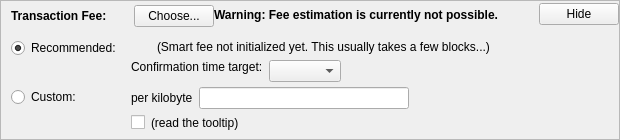
            <widget class="QFrame" name="frameFee">
              <property name="sizePolicy">
                <sizepolicy hsizetype="Expanding" vsizetype="Fixed">
                  <horstretch>0</horstretch>
                  <verstretch>0</verstretch>
                </sizepolicy>
              </property>
              <property name="maximumSize">
                <size>
                  <width>16777215</width>
                  <height>16777215</height>
                </size>
              </property>
              <property name="frameShape">
                <enum>QFrame::StyledPanel</enum>
              </property>
              <property name="frameShadow">
                <enum>QFrame::Sunken</enum>
              </property>
              <layout class="QVBoxLayout" name="verticalLayoutFee1">
                <property name="spacing">
                  <number>0</number>
                </property>
                <property name="leftMargin">
                  <number>0</number>
                </property>
                <property name="topMargin">
                  <number>0</number>
                </property>
                <property name="rightMargin">
                  <number>0</number>
                </property>
                <property name="bottomMargin">
                  <number>0</number>
                </property>
                <item>
                  <layout class="QVBoxLayout" name="verticalLayoutFee2" stretch="0,0,0">
                    <property name="spacing">
                      <number>0</number>
                    </property>
                    <property name="leftMargin">
                      <number>10</number>
                    </property>
                    <property name="topMargin">
                      <number>0</number>
                    </property>
                    <item>
                      <layout class="QHBoxLayout" name="horizontalLayoutFee1">
                        <property name="bottomMargin">
                          <number>0</number>
                        </property>
                        <item>
                          <layout class="QVBoxLayout" name="verticalLayoutFee7">
                            <property name="spacing">
                              <number>0</number>
                            </property>
                            <item>
                              <spacer name="verticalSpacerSmartFee">
                                <property name="orientation">
                                  <enum>Qt::Vertical</enum>
                                </property>
                                <property name="sizeType">
                                  <enum>QSizePolicy::Fixed</enum>
                                </property>
                                <property name="sizeHint" stdset="0">
                                  <size>
                                    <width>1</width>
                                    <height>4</height>
                                  </size>
                                </property>
                              </spacer>
                            </item>
                            <item>
                              <layout class="QHBoxLayout" name="horizontalLayoutSmartFee">
                                <property name="spacing">
                                  <number>10</number>
                                </property>
                                <item>
                                  <widget class="QLabel" name="labelFeeHeadline">
                                    <property name="sizePolicy">
                                      <sizepolicy hsizetype="Preferred" vsizetype="Maximum">
                                        <horstretch>0</horstretch>
                                        <verstretch>0</verstretch>
                                      </sizepolicy>
                                    </property>
                                    <property name="font">
                                      <font>
                                        <weight>75</weight>
                                        <bold>true</bold>
                                      </font>
                                    </property>
                                    <property name="styleSheet">
                                      <string notr="true">font-weight:bold;</string>
                                    </property>
                                    <property name="text">
                                      <string>Transaction Fee:</string>
                                    </property>
                                  </widget>
                                </item>
                                <item>
                                  <widget class="QLabel" name="labelFeeMinimized">
                                    <property name="text">
                                      <string/>
                                    </property>
                                  </widget>
                                </item>
                                <item>
                                  <widget class="QPushButton" name="buttonChooseFee">
                                    <property name="text">
                                      <string>Choose...</string>
                                    </property>
                                  </widget>
                                </item>
                              </layout>
                            </item>
                            <item>
                              <spacer name="verticalSpacer_5">
                                <property name="orientation">
                                  <enum>Qt::Vertical</enum>
                                </property>
                                <property name="sizeHint" stdset="0">
                                  <size>
                                    <width>1</width>
                                    <height>1</height>
                                  </size>
                                </property>
                              </spacer>
                            </item>
                          </layout>
                        </item>
                        <item>
                          <widget class="QLabel" name="fallbackFeeWarningLabel">
                            <property name="font">
                              <font>
                                <weight>75</weight>
                                <bold>true</bold>
                              </font>
                            </property>
                            <property name="toolTip">
                              <string>Using the fallbackfee can result in sending a transaction that will take several hours or days (or never) to confirm. Consider choosing your fee manually or wait until you have validated the complete chain.</string>
                            </property>
                            <property name="text">
                              <string>Warning: Fee estimation is currently not possible.</string>
                            </property>
                            <property name="wordWrap">
                              <bool>false</bool>
                            </property>
                          </widget>
                        </item>
                        <item>
                          <spacer name="horizontalSpacer_4">
                            <property name="orientation">
                              <enum>Qt::Horizontal</enum>
                            </property>
                            <property name="sizeType">
                              <enum>QSizePolicy::MinimumExpanding</enum>
                            </property>
                            <property name="sizeHint" stdset="0">
                              <size>
                                <width>40</width>
                                <height>20</height>
                              </size>
                            </property>
                          </spacer>
                        </item>
                        <item>
                          <widget class="QPushButton" name="buttonMinimizeFee">
                            <property name="toolTip">
                              <string>collapse fee-settings</string>
                            </property>
                            <property name="text">
                              <string>Hide</string>
                            </property>
                          </widget>
                        </item>
                      </layout>
                    </item>
                    <item>
                      <widget class="QFrame" name="frameFeeSelection">
                        <layout class="QVBoxLayout" name="verticalLayoutFee12">
                          <property name="spacing">
                            <number>0</number>
                          </property>
                          <property name="leftMargin">
                            <number>0</number>
                          </property>
                          <property name="topMargin">
                            <number>0</number>
                          </property>
                          <property name="rightMargin">
                            <number>0</number>
                          </property>
                          <property name="bottomMargin">
                            <number>0</number>
                          </property>
                          <item>
                            <layout class="QGridLayout" name="gridLayoutFee">
                              <property name="topMargin">
                                <number>10</number>
                              </property>
                              <property name="bottomMargin">
                                <number>4</number>
                              </property>
                              <property name="horizontalSpacing">
                                <number>10</number>
                              </property>
                              <property name="verticalSpacing">
                                <number>4</number>
                              </property>
                              <item row="1" column="1">
                                <layout class="QVBoxLayout" name="verticalLayoutFee8">
                                  <property name="spacing">
                                    <number>6</number>
                                  </property>
                                  <item>
                                    <layout class="QHBoxLayout" name="horizontalLayoutFee13">
                                      <item>
                                        <widget class="QLabel" name="labelCustomPerKilobyte">
                                          <property name="toolTip">
                                            <string>If the custom fee is set to 1000 satoshis and the transaction is only 250 bytes, then &quot;per kilobyte&quot; only pays 250 satoshis in fee, while &quot;total at least&quot; pays 1000 satoshis. For transactions bigger than a kilobyte both pay by kilobyte.</string>
                                          </property>
                                          <property name="text">
                                            <string>per kilobyte</string>
                                          </property>
                                        </widget>
                                      </item>
                                      <item>
                                        <widget class="BitcoinAmountField" name="customFee"/>
                                      </item>
                                      <item>
                                        <spacer name="horizontalSpacer_6">
                                          <property name="orientation">
                                            <enum>Qt::Horizontal</enum>
                                          </property>
                                          <property name="sizeHint" stdset="0">
                                            <size>
                                              <width>1</width>
                                              <height>1</height>
                                            </size>
                                          </property>
                                        </spacer>
                                      </item>
                                    </layout>
                                  </item>
                                  <item>
                                    <layout class="QHBoxLayout" name="horizontalLayoutFee8">
                                      <item>
                                        <widget class="QCheckBox" name="checkBoxMinimumFee">
                                          <property name="toolTip">
                                            <string>Paying only the minimum fee is just fine as long as there is less transaction volume than space in the blocks. But be aware that this can end up in a never confirming transaction once there is more demand for memeium transactions than the network can process.</string>
                                          </property>
                                          <property name="text">
                                            <string/>
                                          </property>
                                        </widget>
                                      </item>
                                      <item>
                                        <widget class="QLabel" name="labelMinFeeWarning">
                                          <property name="enabled">
                                            <bool>true</bool>
                                          </property>
                                          <property name="toolTip">
                                            <string>Paying only the minimum fee is just fine as long as there is less transaction volume than space in the blocks. But be aware that this can end up in a never confirming transaction once there is more demand for memeium transactions than the network can process.</string>
                                          </property>
                                          <property name="text">
                                            <string>(read the tooltip)</string>
                                          </property>
                                          <property name="margin">
                                            <number>5</number>
                                          </property>
                                        </widget>
                                      </item>
                                      <item>
                                        <spacer name="horizontalSpacer_2">
                                          <property name="orientation">
                                            <enum>Qt::Horizontal</enum>
                                          </property>
                                          <property name="sizeHint" stdset="0">
                                            <size>
                                              <width>1</width>
                                              <height>1</height>
                                            </size>
                                          </property>
                                        </spacer>
                                      </item>
                                    </layout>
                                  </item>
                                </layout>
                              </item>
                              <item row="0" column="0">
                                <layout class="QVBoxLayout" name="verticalLayoutFee4" stretch="0,1">
                                  <item>
                                    <widget class="QRadioButton" name="radioSmartFee">
                                      <property name="text">
                                        <string>Recommended:</string>
                                      </property>
                                      <property name="checked">
                                        <bool>true</bool>
                                      </property>
                                      <attribute name="buttonGroup">
                                        <string notr="true">groupFee</string>
                                      </attribute>
                                    </widget>
                                  </item>
                                  <item>
                                    <spacer name="verticalSpacer_2">
                                      <property name="orientation">
                                        <enum>Qt::Vertical</enum>
                                      </property>
                                      <property name="sizeHint" stdset="0">
                                        <size>
                                          <width>1</width>
                                          <height>1</height>
                                        </size>
                                      </property>
                                    </spacer>
                                  </item>
                                </layout>
                              </item>
                              <item row="1" column="0">
                                <layout class="QVBoxLayout" name="verticalLayoutFee9" stretch="0,1">
                                  <item>
                                    <widget class="QRadioButton" name="radioCustomFee">
                                      <property name="text">
                                        <string>Custom:</string>
                                      </property>
                                      <attribute name="buttonGroup">
                                        <string notr="true">groupFee</string>
                                      </attribute>
                                    </widget>
                                  </item>
                                  <item>
                                    <spacer name="verticalSpacer_6">
                                      <property name="orientation">
                                        <enum>Qt::Vertical</enum>
                                      </property>
                                      <property name="sizeHint" stdset="0">
                                        <size>
                                          <width>1</width>
                                          <height>1</height>
                                        </size>
                                      </property>
                                    </spacer>
                                  </item>
                                </layout>
                              </item>
                              <item row="0" column="1">
                                <layout class="QVBoxLayout" name="verticalLayoutFee3" stretch="0,0,1">
                                  <property name="spacing">
                                    <number>6</number>
                                  </property>
                                  <property name="topMargin">
                                    <number>2</number>
                                  </property>
                                  <item>
                                    <layout class="QHBoxLayout" name="horizontalLayoutFee12">
                                      <item>
                                        <widget class="QLabel" name="labelSmartFee">
                                          <property name="text">
                                            <string/>
                                          </property>
                                          <property name="margin">
                                            <number>2</number>
                                          </property>
                                        </widget>
                                      </item>
                                      <item>
                                        <widget class="QLabel" name="labelFeeEstimation">
                                          <property name="text">
                                            <string/>
                                          </property>
                                        </widget>
                                      </item>
                                      <item>
                                        <widget class="QLabel" name="labelSmartFee2">
                                          <property name="text">
                                            <string>(Smart fee not initialized yet. This usually takes a few blocks...)</string>
                                          </property>
                                          <property name="margin">
                                            <number>2</number>
                                          </property>
                                        </widget>
                                      </item>
                                      <item>
                                        <spacer name="horizontalSpacer_5">
                                          <property name="orientation">
                                            <enum>Qt::Horizontal</enum>
                                          </property>
                                          <property name="sizeHint" stdset="0">
                                            <size>
                                              <width>1</width>
                                              <height>1</height>
                                            </size>
                                          </property>
                                        </spacer>
                                      </item>
                                    </layout>
                                  </item>
                                  <item>
                                    <layout class="QHBoxLayout" name="horizontalLayoutFee9">
                                      <item>
                                        <layout class="QVBoxLayout" name="verticalLayoutFee6">
                                          <item>
                                            <widget class="QLabel" name="labelSmartFee3">
                                              <property name="text">
                                                <string>Confirmation time target:</string>
                                              </property>
                                              <property name="margin">
                                                <number>2</number>
                                              </property>
                                            </widget>
                                          </item>
                                          <item>
                                            <spacer name="verticalSpacer_3">
                                              <property name="orientation">
                                                <enum>Qt::Vertical</enum>
                                              </property>
                                              <property name="sizeHint" stdset="0">
                                                <size>
                                                  <width>1</width>
                                                  <height>1</height>
                                                </size>
                                              </property>
                                            </spacer>
                                          </item>
                                        </layout>
                                      </item>
                                      <item>
                                        <layout class="QVBoxLayout" name="verticalLayoutFee5">
                                          <property name="rightMargin">
                                            <number>30</number>
                                          </property>
                                          <item>
                                            <layout class="QHBoxLayout" name="horizontalLayoutConfTarget">
                                              <property name="bottomMargin">
                                                <number>0</number>
                                              </property>
                                              <item>
                                                <widget class="QComboBox" name="confTargetSelector"/>
                                              </item>
                                              <item>
                                                <spacer name="horizontalSpacerConfTarget">
                                                  <property name="orientation">
                                                    <enum>Qt::Horizontal</enum>
                                                  </property>
                                                  <property name="sizeHint" stdset="0">
                                                    <size>
                                                      <width>40</width>
                                                      <height>20</height>
                                                    </size>
                                                  </property>
                                                </spacer>
                                              </item>
                                            </layout>
                                          </item>
                                        </layout>
                                      </item>
                                    </layout>
                                  </item>
                                  <item>
                                    <spacer name="verticalSpacer_4">
                                      <property name="orientation">
                                        <enum>Qt::Vertical</enum>
                                      </property>
                                      <property name="sizeHint" stdset="0">
                                        <size>
                                          <width>1</width>
                                          <height>1</height>
                                        </size>
                                      </property>
                                    </spacer>
                                  </item>
                                </layout>
                              </item>
                            </layout>
                          </item>
                        </layout>
                      </widget>
                    </item>
                    <item>
                      <spacer name="verticalSpacerFee">
                        <property name="orientation">
                          <enum>Qt::Vertical</enum>
                        </property>
                        <property name="sizeHint" stdset="0">
                          <size>
                            <width>40</width>
                            <height>5</height>
                          </size>
                        </property>
                      </spacer>
                    </item>
                  </layout>
                </item>
              </layout>
            </widget>
